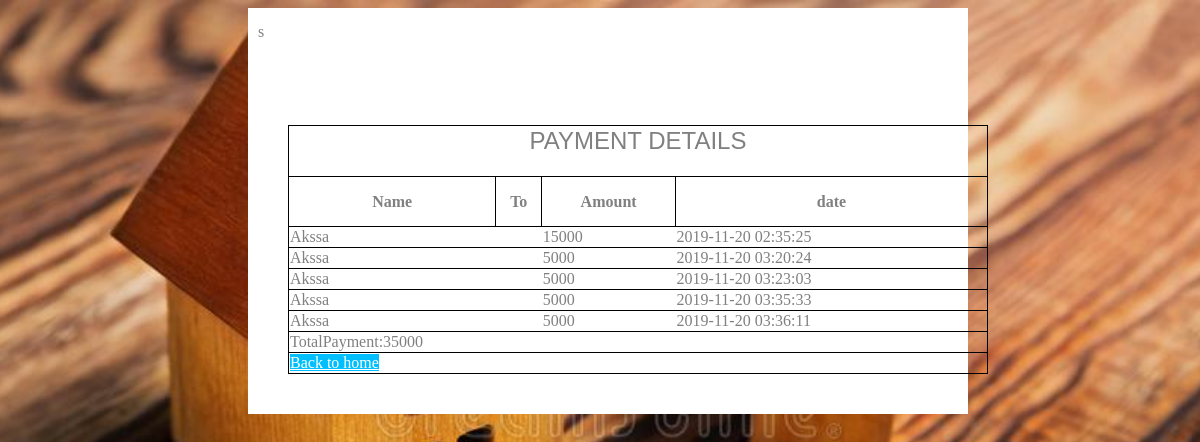
The app's page /commonview.php?id=20 with its own data.
### tables this page shows
CREATE TABLE `py` (
  `no` varchar(15) DEFAULT NULL,
  `name` varchar(10) DEFAULT NULL,
  `amt` varchar(15) DEFAULT NULL,
  `ton` varchar(15) DEFAULT NULL,
  `pdate` datetime DEFAULT NULL,
  `pid` int(15) NOT NULL
);

### renterbalance.php (the view, shortened to what this page needs)
<html>
<head>
<link rel="stylesheet" type="text/css" href="css/style.css">
<link rel="stylesheet" type="text/css" href="css/adminhome.css">
</head>
<body>
<?php
 include'dataconnect.php';
  ?>s<div class="content">
  <table width="100%">
  <center><tr><center>
  <th colspan="5"><center><h2>Payment details</h2></center>
  </th></center>
 </tr>
  <tr>
    <th>Name</th>
    <th>To</th>
    <th>Amount</th>
    <th>date</th>
  </tr>
    <div class="topnav">
      <?php
       $mt=0;
        $st=$conn->query("select * from py where no='$userid' ");
      if($st->num_rows >0)
      {
        while($res=mysqli_fetch_assoc($st))
  {
    $name=$res['name'];
    $amt=$res['amt'];
    $mdate=$res['pdate'];
  $mt=$mt+$amt;
   echo'<tr><td>'.$name.'</td>';
       echo'<td>'.$tname.'</td>';
       echo'<td>'.$amt.'</td>';
         echo'<td>'.$mdate.'</td></tr>';
  }
}
   echo'<tr><td colspan="5">TotalPayment:'.$mt.'</td>';
   $p=1;
echo'<tr><td><a href="admin_notifydisplay.php?id='.$p.'">Back to home</a></td></tr>';
    ?>
    </div>
    </center>
  </table>
 </body></html>

### css/createaccount.css (style rules this page uses)
table { margin:30px; }

### css/style.css (style rules this page uses)
html { overflow-x: hidden; }
body { line-height: 1.7; color: gray; font-weight: 400; font-size: 1rem; }
a { -webkit-transition: .3s all ease; -o-transition: .3s all ease; transition: .3s all ease; }
h1, h2, h3, h4, h5, .h1, .h2, .h3, .h4, .h5 { font-family: "Oswald", sans-serif; font-weight: 300 !important; text-transform: uppercase; }

### css/adminhome.css (style rules this page uses)
body { background-image:linear-gradient(to right,#ADD8E6,#BFBFBF; }

### commonview.php (style rules this page uses)
table, td, th { border: 0px solid black; }
table { border-collapse: collapse; width: 100%; }
th { height: 50px; }
.content { max-width: 1000px; margin: auto; background: white; padding: 10px; }
body { background:#555; }

### renterbalance.php (style rules this page uses)
body { background-image:url("images/im1.jpg"); height:100%; width:100%; background-position:center; background-repeat:no-repeat; background-size:cover; }
a { background-color: #00BFFF; color: white; }
.content { max-width: 700px; margin: auto; background: white; padding: 10px; }
table,tr,th { border:1px solid black; }

### records on screen
py: name "Akssa", amt "15000", pdate "2019-11-20 02:35:25"
py: name "Akssa", amt "5000", pdate "2019-11-20 03:20:24"
py: name "Akssa", amt "5000", pdate "2019-11-20 03:23:03"
py: name "Akssa", amt "5000", pdate "2019-11-20 03:35:33"
py: name "Akssa", amt "5000", pdate "2019-11-20 03:36:11"

### other values on screen
$mt "35000"
